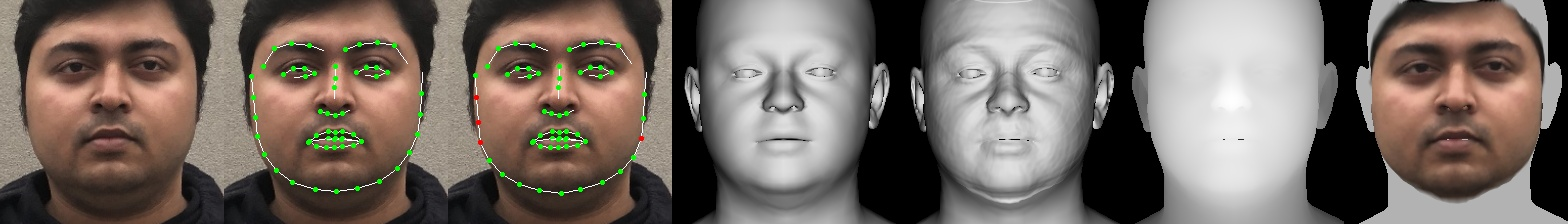
#> input picture Doc/images/IMG_0392_inputs_vis.jpg, 1568 x 224 px, found by its file name
$ python check_ref_colors.py
#> lines starting #> are read from the running program, lines starting #| are printed output that depends on the picture; long printed decimals are rounded
import cv2
import numpy as np

def main():
    img = cv2.imread('references/IMG_0392_inputs_vis.jpg')
#> img is the input picture: shape (224, 1568, 3); mean B, G, R 99, 106.6, 117.8
    h, w, c = img.shape
#> h = 224; w = 1568; c = 3
    panel_w = w // 6
#> panel_w = 261
    for i in range(6):
        panel = img[:, i*panel_w:(i+1)*panel_w]
        mean = np.mean(panel, axis=(0, 1))
        std = np.std(panel, axis=(0, 1))
        print(f"Panel {i+1} | Mean BGR: {mean} | Std: {std}")
#> this loop made 6 passes
#> (mean, std) on passes 1 to 6: ([79.8, 91.15, 112.4], [42.38, 48.05, 57.83]), ([77.84, 94.66, 112.7], [44.03, 52.02, 60.35]), ([89.55, 100, 110.4], [61.86, 63.99, 67.36]), ([121.8, 121.8, 121.8], [76.15, 76.15, 76.15]), ([147.2, 147.2, 147.2], [84.45, 84.45, 84.45]), ([78.57, 85.84, 103], [63.71, 65.92, 74.62])
#| Panel 1 | Mean BGR: [ 79.803  91.154 112.384] | Std: [42.382 48.046 57.828]
#| Panel 2 | Mean BGR: [ 77.844  94.655 112.724] | Std: [44.027 52.017 60.346]
#| Panel 3 | Mean BGR: [ 89.546   100.025 110.423] | Std: [61.856 63.987 67.362]
#| Panel 4 | Mean BGR: [121.756 121.756 121.756] | Std: [76.153 76.153 76.153]
#| Panel 5 | Mean BGR: [147.194 147.194 147.194] | Std: [84.448 84.448 84.448]
#| Panel 6 | Mean BGR: [ 78.571  85.836  102.959] | Std: [63.706 65.916 74.622]
#> pass 1, in main, `panel = img[:, i*panel_w:(i+1)*panel_w]`:
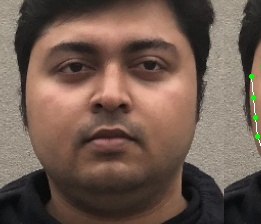
#> panel: shape (224, 261, 3); mean B, G, R 79.8, 91.2, 112.4
#> pass 2, in main, `panel = img[:, i*panel_w:(i+1)*panel_w]`:
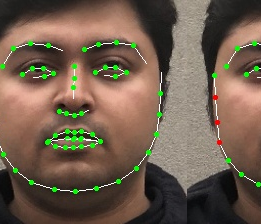
#> panel: shape (224, 261, 3); mean B, G, R 77.8, 94.7, 112.7
#> pass 3, in main, `panel = img[:, i*panel_w:(i+1)*panel_w]`:
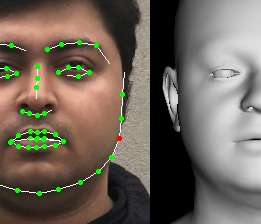
#> panel: shape (224, 261, 3); mean B, G, R 89.5, 100, 110.4
#> after the loop:
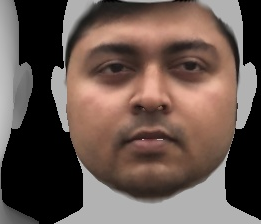
#> panel: shape (224, 261, 3); mean B, G, R 78.6, 85.8, 103

if __name__ == '__main__':
    main()

$ run again, with Doc/images/ghif_face1_vis.jpg copied over Doc/images/IMG_0392_inputs_vis.jpg
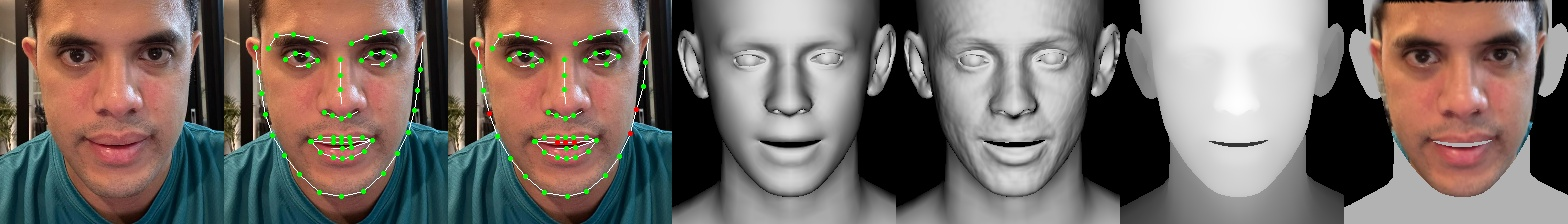
#> input picture Doc/images/ghif_face1_vis.jpg, 1568 x 224 px, found by its file name
#> in main, img is the input picture: shape (224, 1568, 3); mean B, G, R 102.6, 108.8, 120.1
#> the loop in main, `for i in range(6):` made 6 passes
#> (mean, std) on passes 1 to 6: ([81.69, 89.84, 107.4], [40.47, 43.45, 70.31]), ([82.52, 97.4, 112], [41.45, 48.23, 73.26]), ([92.39, 99.4, 110.2], [59.43, 61.55, 74.17]), ([121.4, 121.4, 121.4], [73.15, 73.15, 73.15]), ([145.8, 145.8, 145.8], [83.24, 83.24, 83.24]), ([92.2, 99.23, 124.1], [65.83, 66.29, 76.97])
#> (printed output is left out)
#> pass 1, in main, `panel = img[:, i*panel_w:(i+1)*panel_w]`:
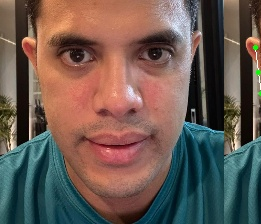
#> panel: shape (224, 261, 3); mean B, G, R 81.7, 89.8, 107.4
#> after the loop in main, `for i in range(6):`:
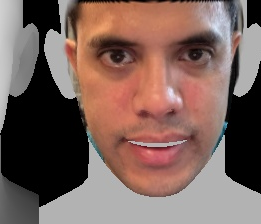
#> panel: shape (224, 261, 3); mean B, G, R 92.2, 99.2, 124.1
